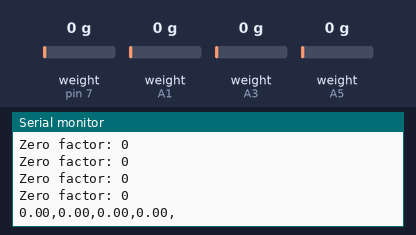
The sketch below on a simulated Arduino Uno, built with avr-gcc and run on an emulated ATmega328P. Shown: the last lines printed to the serial monitor. The test bench sets the inputs (shaded band); at power-on: weight on the scale (sensors on pin 7, A1, A3, A5) 0 g.

Above: at 13.2 s.
13.3 s: weight on the scale (sensor on pin 7) set to 100 g
At 14.9 s:
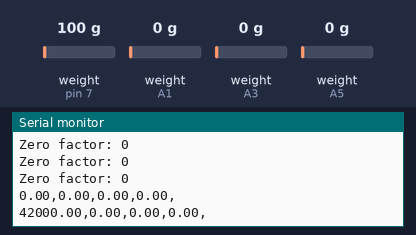
17.1 s: weight on the scale (sensor on A1) set to 100 g
At 18.0 s:
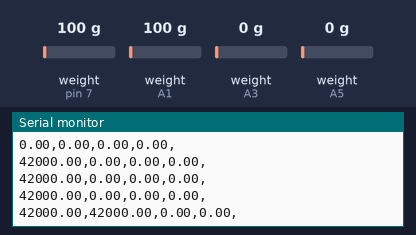
18.6 s: weight on the scale (sensor on pin 7) set to 1250 g
At 19.9 s:
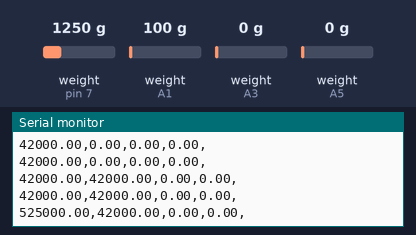
20.1 s: weight on the scale (sensor on A1) set to 1250 g
At 20.8 s:
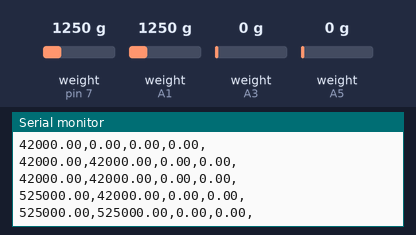
21.6 s: weight on the scale (sensor on pin 7) set to 2500 g
At 23.2 s:
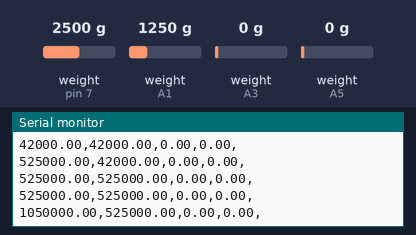
Timing chart, 0 to 24.7 s (numbered marks = the images above; inputs shaded):
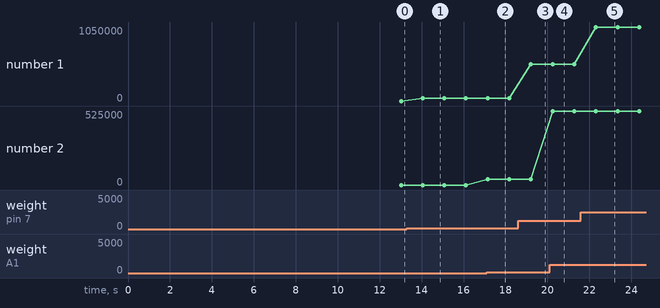

Measured:
- after the input at 13.3 s, the serial monitor: prints a new line after 0.75 s (image 1)
- after the input at 17.1 s, the serial monitor: prints a new line at once (image 2)
- after the input at 18.6 s, the serial monitor: prints a new line after 0.61 s (image 3)
- after the input at 20.1 s, the serial monitor: prints a new line after 0.14 s (image 4)
- after the input at 21.6 s, the serial monitor: prints a new line after 0.71 s (image 5)
- plotted number 1: 0 → 42000 after the input at 13.3 s, 42000 → 525000 after the input at 18.6 s, 525000 → 1050000 after the input at 21.6 s

The sketch:

board2.ino
```cpp
#include <Chrono.h>
#include <SoftwareSerial.h>
#include "HX711.h"

#define BT1TX 3
#define BT1RX 4
#define BT2TX 5
#define BT2RX 6
#define LC1_DOUT_PIN  7
#define LC1_SCK_PIN  8
#define LC2_DOUT_PIN  A1
#define LC2_SCK_PIN  A0
#define LC3_DOUT_PIN  A3
#define LC3_SCK_PIN  A2
#define LC4_DOUT_PIN  A5
#define LC4_SCK_PIN  A4

Chrono timer;

HX711 scales[4];
int factors[4];
long offsets[4];

String s="";

int times = 20;

SoftwareSerial BT2Serial(BT2TX, BT2RX);

void setup() {
  // put your setup code here, to run once:
  Serial.begin(9600);
  BT2Serial.begin(9600);
  scales[0].begin(LC1_DOUT_PIN, LC1_SCK_PIN);
  scales[1].begin(LC2_DOUT_PIN, LC2_SCK_PIN);
  scales[2].begin(LC3_DOUT_PIN, LC3_SCK_PIN);
  scales[3].begin(LC4_DOUT_PIN, LC4_SCK_PIN);

  factors[0] = 1;
  factors[1] = 1;
  factors[2] = 1;
  factors[3] = 1;

  for(int i=0; i<4; i++){
    long zero_factor = scales[i].read_average(times); //Get a baseline reading
    Serial.print("Zero factor: "); //This can be used to remove the need to tare the scale. Useful in permanent scale projects.
    Serial.println(zero_factor);
    offsets[i] = zero_factor;

    scales[i].set_scale(factors[i]);
    scales[i].set_offset(zero_factor);
    scales[i].tare();
  }
}

void loop() {
  for(int i=0; i<2; i++){
    s += scales[i].get_units(5);
    //s += random(0, 1000)/100.0f;
    s += ",";
  }
  s+="0.00,0.00,";
  BT2Serial.println(s);
  Serial.println(s);
  s="";
  timer.restart();
}
```
